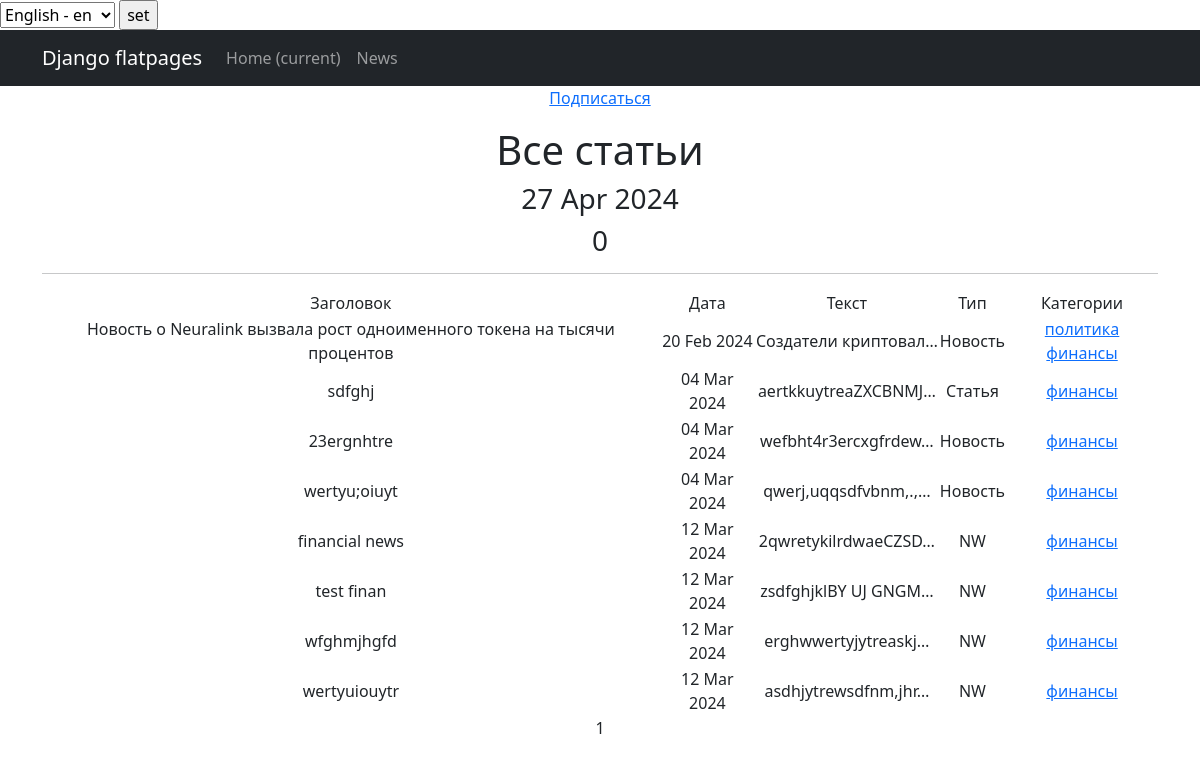
Before: /news/categories/4 with the older database file.
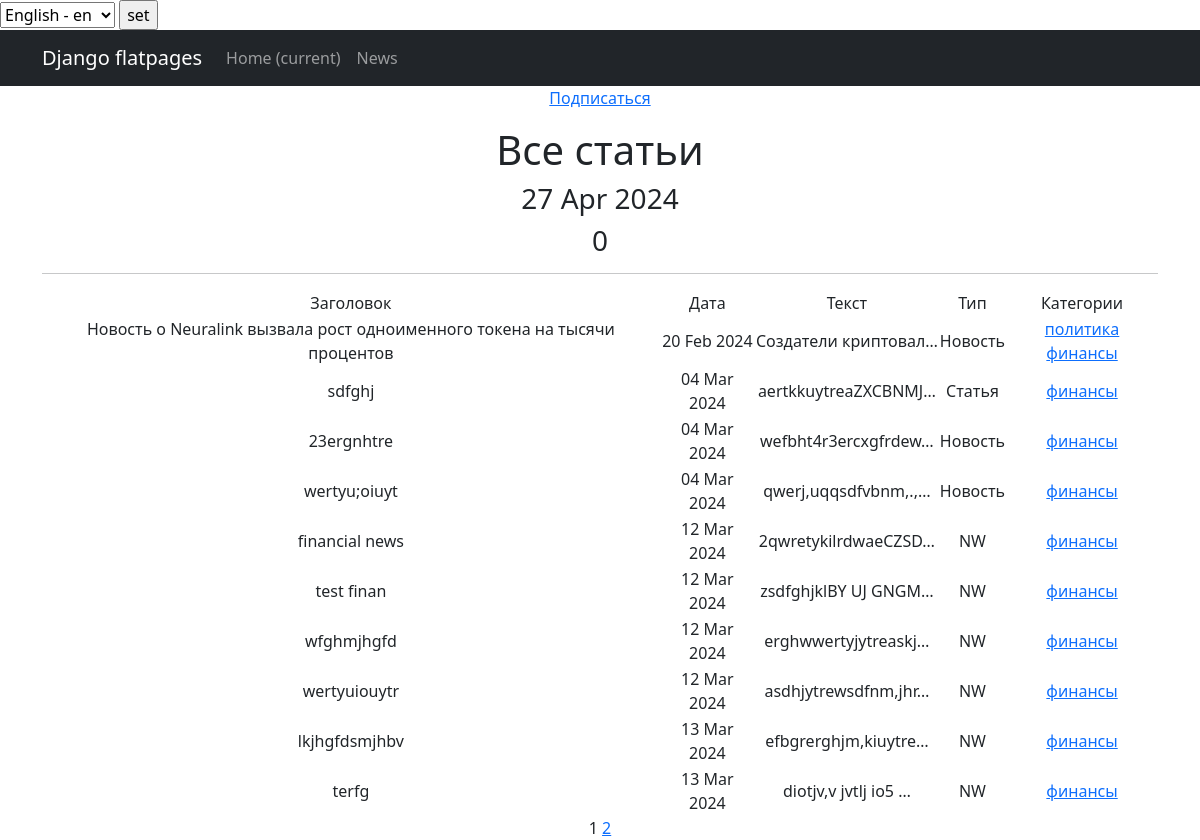
After: the same page with the newer database file.
### news/models.py (models this page shows, shortened)
class Post(models.Model):
    NEWS = 'NW'
    ARTICLE = "AR"
    POSITIONS = [
        (NEWS, 'Новость'),
        (ARTICLE, 'Статья')
    ]
    author = models.ForeignKey(Author, on_delete=models.CASCADE)
    type = models.CharField(max_length=20, choices=POSITIONS, default=NEWS)
    time_in = models.DateTimeField(auto_now_add=True)
    category = models.ManyToManyField(Category, through='PostCategory')
    title = models.CharField(
        max_length=255,
        unique=True,
    )
    text = models.TextField()
    rating = models.IntegerField(default=0)

class Category(models.Model):
    name = models.CharField(max_length=255, help_text=_('имя категории'), unique=True)
    subscribers = models.ManyToManyField(User, blank=True,null=True, related_name='categories')
    def __str__(self):
        return self.name

### news/views.py (the view)
# urls.py: path('categories/<int:pk>', CategoryListView.as_view(), name='category_list'),
class CategoryListView(PostsList):
    model = Post
    template_name = 'category_list.html'
    context_object_name = 'category_news_list'
    def get_queryset(self):
        self.category = get_object_or_404(Category, id=self.kwargs['pk'])
        queryset = Post.objects.filter(category=self.category)
        return queryset
    def get_context_data(self, **kwargs):
        context = super().get_context_data(**kwargs)
        context['is_not_subscriber'] = self.request.user not in self.category.subscribers.all()
        context['category'] = self.category
        return context

### news/templatetags/custom_filters.py (called while the page is built)
@register.filter()
def censor(value):
    new_text = value.replace('редиска', 'р******')
    new_text = new_text.replace('скуф', 'ск**')
    return new_text

### news/templatetags/custom_tags.py (called while the page is built)
@register.simple_tag(takes_context=True)
def url_replace(context, **kwargs):
   d = context['request'].GET.copy()
   for k, v in kwargs.items():
       d[k] = v
   return d.urlencode()

### news/views.py (called while the page is built)
    def get_context_data(self, **kwargs):
        context = super().get_context_data(**kwargs)
        context['time_now'] = datetime.utcnow()
        return context

### templates/category_list.html (shortened to what this page needs)
{% extends 'flatpages/default.html' %}
{% load i18n %}
{% load custom_filters %}
{% load custom_tags %}
{% block content %}
    {% if is_not_subscriber %}
        <p class="text-center"><a href="{% url 'subscribe' category.id %}" class="btn-secondary btn-sm">Подписаться</a></p>
    {% endif %}
    <h1>{% trans "Все статьи" %}</h1>
    <h3>{{ time_now|date:'d M Y' }}</h3>
    <h3> {{ posts|length }} </h3>
    <hr>
   {% if category_news_list %}
       <table>
           <tr>
               <td>{% trans "Заголовок" %}</td>
               <td>{% trans "Дата" %}</td>
               <td>{% trans "Текст" %}</td>
               <td>{% trans "Тип" %}</td>
               <td>{% trans "Категории" %}</td>
           </tr>
           {% for post in category_news_list %}
           <tr>
               <td>
                   {{ post.title|censor }}
               </td>
               <td>
                   {{ post.time_in|date:'d M Y' }}
               </td>
               <td>
                   {{ post.text|truncatechars:20|censor }}
               </td>
               <td>
                   {{ post.type }}
               </td>
               <td>
                   {% for category in post.category.all %}
                       <a href="{% url 'category_list' category.id %}"> {{category}}</a>
                   {% endfor %}
               </td>
           </tr>
           {% endfor %}
       </table>
   {% endif %}
   {{ page_obj.number }}
   {% if page_obj.has_next %}
       <a href="?{% url_replace page=page_obj.next_page_number %}">{{ page_obj.next_page_number }}</a>
   {% endif %}
{% endblock content %}

Changed rows visible on the page:
added Post: title|censor "lkjhgfdsmjhbv", time_in "13 Mar 2024", text|censor "efbgrerghjm,kiuytre…", type "NW", Category (name "финансы")
added Post: title|censor "terfg", time_in "13 Mar 2024", text|censor "diotjv,v jvtlj io5 …", type "NW", Category (name "финансы")
Other visible differences:
{{ page_obj.next_page_number }}: (not shown) → "2"
